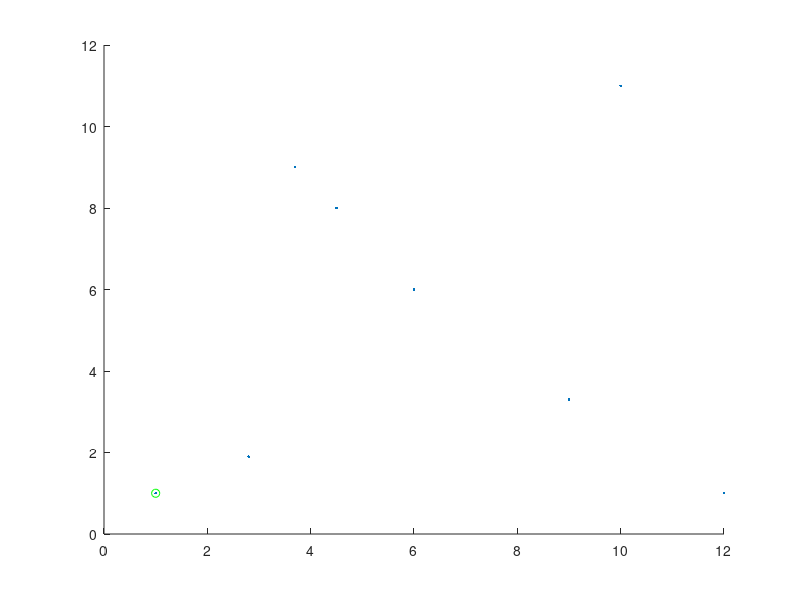

Source code (MATLAB): (Note: this script raises an error after producing the figure.)
clc;
clear all;
close all;

%% input points

pts = [1,1;
    6,6;
    12,1;
    4.5,8;
    3.7,9;
    9,3.3;
    2.8,1.9;
    10,11
    ];
scatter(pts(:,1),pts(:,2),'.');         %showing points

%% delaunay triangulation by matlab

% tri = delaunay(pts);      %delaunay triangulation using MATLAB
% patch('Faces',tri,'Vertices',pts,'FaceColor','none');

%% algorihm

% creating the super triangle whcih will contain all the points inside it
xmax = max(pts(:,1));       xmin = min(pts(:,1));
ymax = max(pts(:,2));       ymin = min(pts(:,2));
spacing = 10;
p1_s = [xmin-spacing,ymin-spacing];
p2_s = [xmax+spacing,ymin-spacing];
p3_s = [0.5*(xmax+xmin),ymax+spacing];
tri_s = [p1_s,p2_s,p3_s]; 


tri = [tri_s];
tri_main = [];
edgep= []; 
for i = 1
    hold on;
    scatter(pts(i,1),pts(i,2),'g')
    for j = 1:size(tri,1)
        [center,r] = circumc(tri(1,1:2),tri(1,3:4),tri(1,5:6));
        
        if (pts(i,1)-center(1))^2 + (pts(i,2)-center(2))^2-r^2 
            fprintf('\ninside the circle\n');
            bt = [tri(1,:)];
            bt_edges = {[bt(1,1),bt(1,2);bt(1,3),bt(1,4)];
                [bt(1,1),bt(1,2);bt(1,5),bt(1,6)];
                [bt(1,3),bt(1,4);bt(1,5),bt(1,6)]};
            
            
            %%%%%%find edge of bt which is not shared by any other bt
            
        else
            fprintf('\non or outside the circle\n');
        end
     end
end


% p1 = pts(1,:);
% p2 = pts(2,:);
% p3 = pts(3,:);
% [center,r] = circumc(p1,p2,p3)
% 
% % checking if point is inside the circle or not
% pt = [2,2];
% val = (pt(1)-center(1))^2 + (pt(2)-center(2))^2-r^2;
% if val<0
%     fprintf('\ninside the circle\n');
% else
%     fprintf('\non or outside the circle\n');
% end
% 
% % hold on;
% % scatter(pt(1),pt(2))